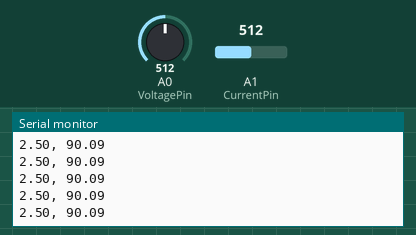
Simulated run of this sketch. Board: Arduino Uno, built with avr-gcc and run on an emulated ATmega328P. On the bench: the last lines printed to the serial monitor. The test bench sets the inputs (shaded band); at power-on: A0 (VoltagePin) = 512, A1 (CurrentPin) = 512.

Above: at 1.2 s.
1.3 s: A0 (VoltagePin) set to 496
At 1.32 s:
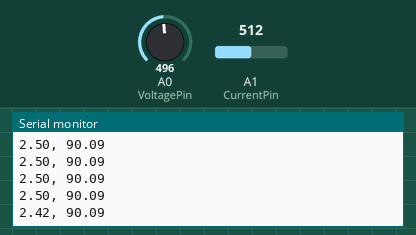
2.9 s: A1 (CurrentPin) set to 62
At 4.0 s:
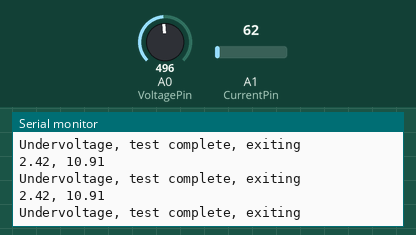
5.9 s: A1 (CurrentPin) set to 52
At 7.0 s:
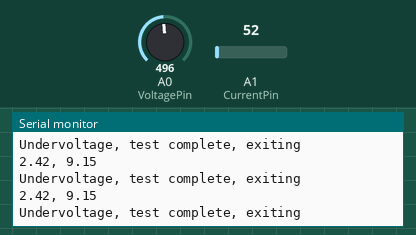
Timing chart, 0 to 8.9 s (numbered marks = the images above; inputs shaded):
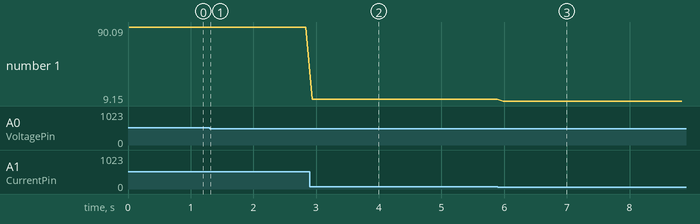

Measured:
- after the input at 1.3 s, the serial monitor: prints a new line at once (image 1)
- after the input at 2.9 s, the serial monitor: prints a new line at once (image 2)
- after the input at 5.9 s, the serial monitor: prints a new line after 0.09 s (image 3)
- plotted number 1: 90.09 → 10.91 after the input at 2.9 s, 10.91 → 9.15 after the input at 5.9 s

The sketch:

mainv2.ino
```cpp
#include <stdio.h>
#include <Adafruit_MLX90614.h>
#include <Adafruit_MCP4725.h>
#include<string.h>
#define FUNCTION 0 // 0=CONTINUOUS; 1=IR Measurement
#define CONT_CURRENT 20 //Continuous discharge current
// IEC current curve definition
#define LOW_TIME 5
#define LOW_CURRENT 1*4096/5
#define HIGH_TIME 1
#define HIGH_CURRENT 2*4096/5
#define OFF_TIME 9

#define VoltagePin A0 // using voltage
#define CurrentPin A1
#define CoreTempPin A2

//char charRead;
char dataStr[100] = "";
char buffer[7];

int exitFlag = 0;
Adafruit_MCP4725 dac;
//Adafruit_MLX90614 mlx;
// TODO : implement mlx library (check), MCP4725 library (complete, check twice), serial print formatter (check)

void setup() {
  //Adafruit_MLX90614 mlx = Adafruit_MLX90614();
  Serial.begin(9600);
  //Serial.println("Adafruit MLX90614 test");
  //mlx.begin();
  dac.begin();
  //b'1100010'
  // InterruptTimerBased(__interrupt, 100);
}

void setDischarge(float current){
    // Example - MCP4725.setVoltage(LOW_CURRENT*5/180)
    dac.setVoltage(current, false);
}

void __interrupt() {
  float Voltage = analogRead(A0)/1023.0 * 5;
  float Current = analogRead(A1)/1023.0 * 180.0;
  //float CoreTemp = MappingFunc(AnalogRead(A3))
  //float SurfTemp = i2cRead(MLX90614)
  //float CoreTemp = mlx.readObjectTempC();
  float CoreTemp = 0;
  float SurfTemp = 0;
  //float SurfTemp = mlx.readAmbientTempC();
  //Serial.print("Ambient = "); Serial.print(mlx.readAmbientTempC());
  //Serial.print("*C\tObject = "); Serial.print(mlx.readObjectTempC()); Serial.println("*C");
  //Serial.Println("%f, %f, %f, %f" %Voltage %Current %CoreTemp %SurfTemp)
  //convert floats to string and assemble c-type char string for writing:
  /*dtostrf(Voltage, 5, 1, buffer); //5 is minimum width, 1 is precision; float value is copied onto buff
  strcat(dataStr, buffer); //add it to the end
  strcat( dataStr, ", "); //append the delimiter*/
  Serial.print(Voltage);
  Serial.print(", ");
  Serial.println(Current);

  //dtostrf(floatVal, minimum width, precision, character array);
  /*dtostrf(Current, 5, 1, buffer);  //5 is minimum width, 1 is precision; float value is copied onto buff
  strcat( dataStr, buffer); //append the converted float
  strcat( dataStr, ", "); //append the delimiter*/
  /*dtostrf(CoreTemp, 5, 1, buffer);  //5 is minimum width, 1 is precision; float value is copied onto buff
  strcat( dataStr, buffer); //append the converted float
  strcat( dataStr, ", "); //append the delimiter

  dtostrf(SurfTemp, 5, 1, buffer);  //5 is minimum width, 1 is precision; float value is copied onto buff
  strcat( dataStr, buffer); //append the converted float
  strcat( dataStr, 0); //terminate correctly

  Serial.println(dataStr);*/

    if (Voltage < 2.5){
        Serial.println("Undervoltage, test complete, exiting");
        setDischarge(0);
        //exit(0);
    }
}


void loop(){
    setDischarge(LOW_CURRENT);
    Serial.println("Setting low current");
    for(int i = 0; i < LOW_TIME*10; ++i) {
      __interrupt();
      delay(100);
    }
    // delay(LOW_TIME*1000); //wait for a bit
    setDischarge(HIGH_CURRENT); // Set Idis high
    //delay(HIGH_TIME*1000);
    Serial.println("Setting high current");
    for(int i = 0; i < HIGH_TIME*10; ++i) {
      __interrupt();
      delay(100);
    }
    setDischarge(0); // Turn Idis off
    //delay(OFF_TIME*1000);
    Serial.println("Setting off current");
    for(int i = 0; i < OFF_TIME*10; ++i) {
      __interrupt();
      delay(100);
    }

}
```
